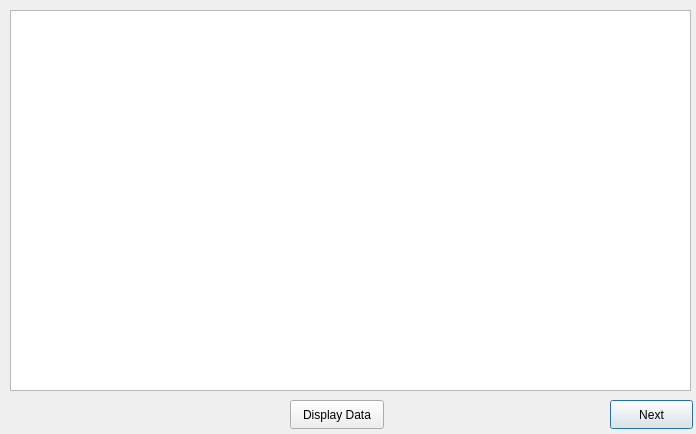
<?xml version="1.0" encoding="UTF-8"?>
<ui version="4.0">
 <class>SeventhWindow</class>
 <widget class="QDialog" name="SeventhWindow">
  <property name="geometry">
   <rect>
    <x>0</x>
    <y>0</y>
    <width>696</width>
    <height>434</height>
   </rect>
  </property>
  <property name="windowTitle">
   <string>Dialog</string>
  </property>
  <widget class="QTableView" name="tableView">
   <property name="geometry">
    <rect>
     <x>10</x>
     <y>10</y>
     <width>681</width>
     <height>381</height>
    </rect>
   </property>
  </widget>
  <widget class="QPushButton" name="pushButton">
   <property name="geometry">
    <rect>
     <x>610</x>
     <y>400</y>
     <width>83</width>
     <height>29</height>
    </rect>
   </property>
   <property name="text">
    <string>Next</string>
   </property>
  </widget>
  <widget class="QPushButton" name="pushButton_2">
   <property name="geometry">
    <rect>
     <x>290</x>
     <y>400</y>
     <width>94</width>
     <height>29</height>
    </rect>
   </property>
   <property name="text">
    <string>Display Data</string>
   </property>
  </widget>
 </widget>
 <resources/>
 <connections/>
</ui>
